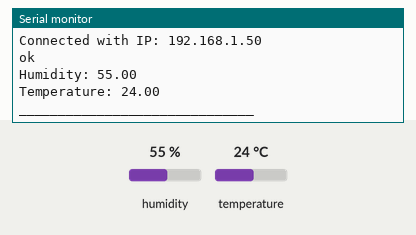
Simulated run of this sketch. Board: ESP8266 (NodeMCU). Shown: the last lines printed to the serial monitor. The test bench sets the inputs (shaded band); at power-on: humidity 55 %, temperature 24 °C. WiFi joins after 1.5 s; servers stay silent unless stated.

Above: at 2.7 s.
2.8 s: humidity set to 22 %
At 7.13 s:
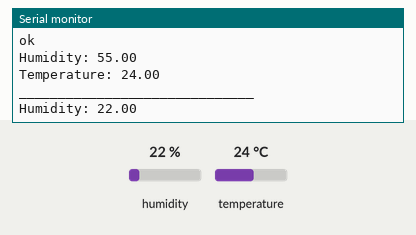
8.7 s: temperature set to 12 °C
At 13.0 s:
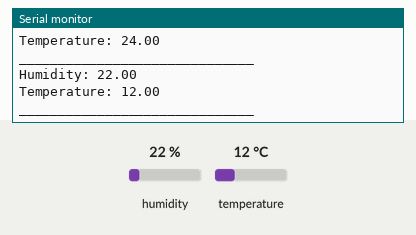
14.6 s: humidity set to 40 %
At 19.1 s:
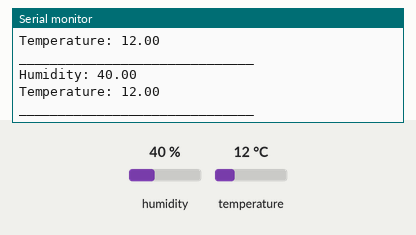
Timing chart, 0 to 20.6 s (numbered marks = the images above; inputs shaded):
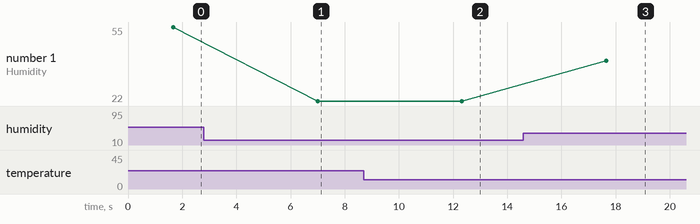

The sketch:

projet_led_dht11.ino
```cpp
#include "DHT.h"
#define DHTPIN 4
#define DHTTYPE DHT11

#include <Arduino.h>
#if defined(ESP32)
  #include <WiFi.h>
#elif defined(ESP8266)
  #include <ESP8266WiFi.h>
#endif
#include <Firebase_ESP_Client.h>

DHT dht(DHTPIN, DHTTYPE);

//Provide the token generation process info.
#include "addons/TokenHelper.h"
//Provide the RTDB payload printing info and other helper functions.
#include "addons/RTDBHelper.h"

// Insert your network credentials
#define WIFI_SSID "OPPO Reno6"
#define WIFI_PASSWORD "rorororo"

// Insert Firebase project API Key
#define API_KEY "AIzaSyAfRq1L3pQckPz9yx8UFVLtM9CtUwoIWQM"

// Insert RTDB URL
#define DATABASE_URL "smarthome-5a747-default-rtdb.firebaseio.com"
#define LED D2

//Define Firebase Data object
FirebaseData fbdo;

FirebaseAuth auth;
FirebaseConfig config;

bool signupOK = false;

void setup(){
  pinMode(LED, OUTPUT);
  digitalWrite(LED, LOW);  // Éteindre la LED au démarrage

  pinMode(DHTPIN, INPUT);
  dht.begin();

  Serial.begin(115200);
  WiFi.begin(WIFI_SSID, WIFI_PASSWORD);
  Serial.print("Connecting to Wi-Fi");
  while (WiFi.status() != WL_CONNECTED){
    Serial.print(".");
    delay(300);
  }
  Serial.println();
  Serial.print("Connected with IP: ");
  Serial.println(WiFi.localIP());
  Serial.println();

  /* Assign the api key (required) */
  config.api_key = API_KEY;

  /* Assign the RTDB URL (required) */
  config.database_url = DATABASE_URL;

  /* Sign up */
  if (Firebase.signUp(&config, &auth, "", "")){
    Serial.println("ok");
    signupOK = true;
  }
  else{
    Serial.printf("%s\n", config.signer.signupError.message.c_str());
  }

  /* Assign the callback function for the long running token generation task */
  config.token_status_callback = tokenStatusCallback; //see addons/TokenHelper.h

  Firebase.begin(&config, &auth);
  Firebase.reconnectWiFi(true);
}

void loop() {
  float h = dht.readHumidity();
  float t = dht.readTemperature();

  if (Firebase.ready() && signupOK) {
    if (Firebase.RTDB.setFloat(&fbdo, "/Living Room/humidite", h)) {
      Serial.print("Humidity: ");
      Serial.println(h);
    } else {
      Serial.println("FAILED to write humidity data");
      Serial.println("REASON: " + fbdo.errorReason());
      Serial.println("Error: " + String(fbdo.errorCode()));
    }

    if (Firebase.RTDB.setFloat(&fbdo, "/Living Room/temperature", t)) {
      Serial.print("Temperature: ");
      Serial.println(t);
    } else {
      Serial.println("FAILED to write temperature data");
      Serial.println("REASON: " + fbdo.errorReason());
      Serial.println("Error: " + String(fbdo.errorCode()));
    }
  } else {
    Serial.println("Firebase not ready or signup failed");
  }
  Serial.println("______________________________");
  delay(5000);  // Ajoutez un délai pour ne pas surcharger Firebase
}
```

Measured:
- after the input at 2.8 s, the serial monitor: prints a new line after 4.2 s (image 1)
- after the input at 8.7 s, the serial monitor: prints a new line after 3.8 s (image 2)
- after the input at 14.6 s, the serial monitor: prints a new line after 3.0 s (image 3)
- plotted number 1: 55 → 22 after the input at 2.8 s, 22 → 40 after the input at 14.6 s
